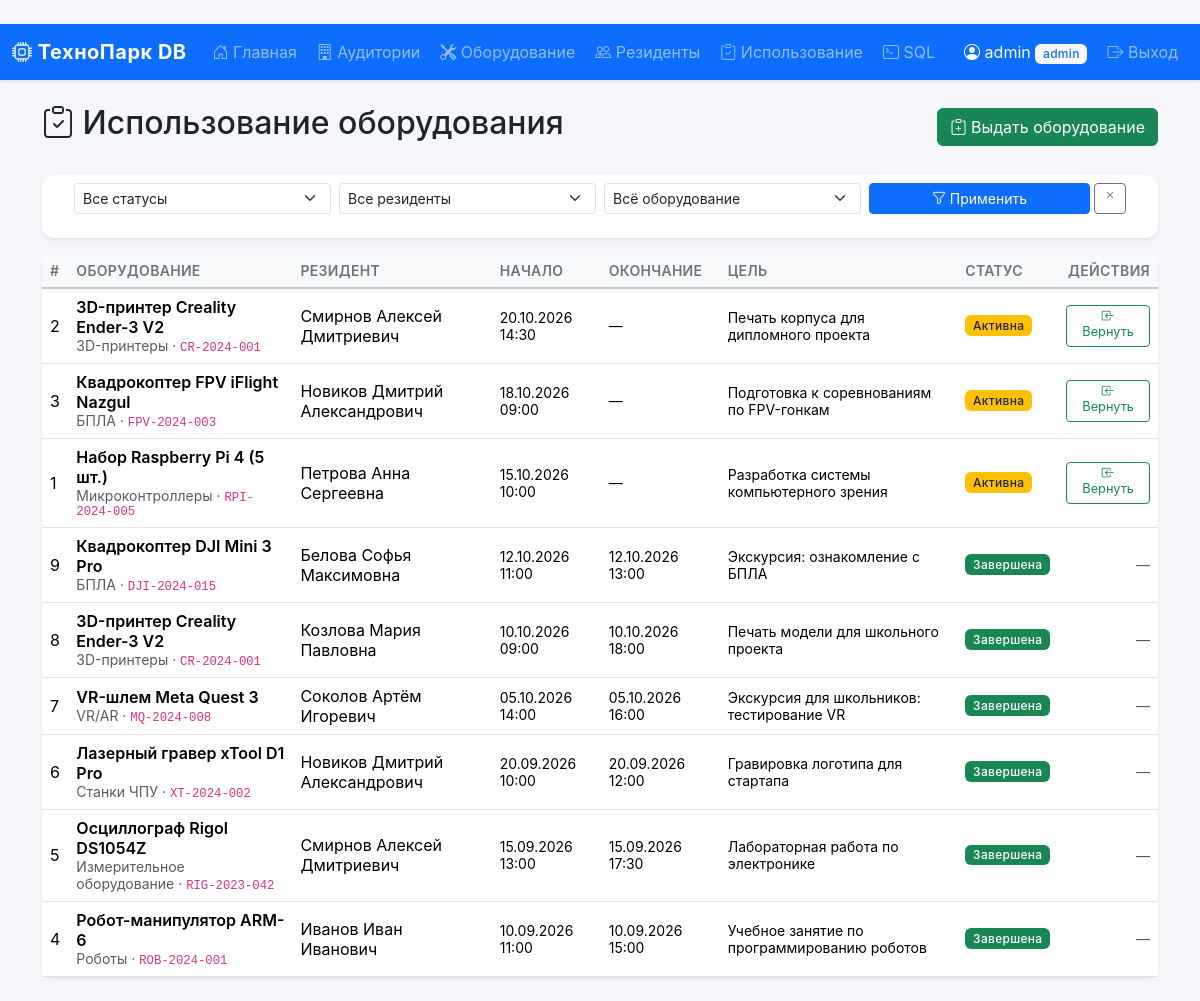
The app's page /usage/ (signed in) with its own data.
### tables this page shows
CREATE TABLE users (
    id INTEGER PRIMARY KEY AUTOINCREMENT,
    username VARCHAR(50) UNIQUE NOT NULL,
    password_hash VARCHAR(255) NOT NULL,
    role TEXT DEFAULT 'operator' CHECK(role IN ('admin', 'operator')),
    created_at DATETIME DEFAULT CURRENT_TIMESTAMP
);

CREATE TABLE equipment_usage (
    id INTEGER PRIMARY KEY AUTOINCREMENT,
    equipment_id INTEGER NOT NULL,
    resident_id INTEGER NOT NULL,
    start_datetime DATETIME NOT NULL,
    end_datetime DATETIME,
    purpose TEXT,
    status TEXT DEFAULT 'active' CHECK(status IN ('active', 'completed', 'cancelled')),
    issued_by INTEGER,    -- Кто выдал оборудование
    returned_by INTEGER,  -- Кто принял возврат
    FOREIGN KEY (equipment_id) REFERENCES equipment(id) ON DELETE CASCADE,
    FOREIGN KEY (resident_id) REFERENCES residents(id) ON DELETE CASCADE,
    FOREIGN KEY (issued_by) REFERENCES users(id) ON DELETE SET NULL,
    FOREIGN KEY (returned_by) REFERENCES users(id) ON DELETE SET NULL
);

CREATE TABLE equipment (
    id INTEGER PRIMARY KEY AUTOINCREMENT,
    name VARCHAR(150) NOT NULL,
    category VARCHAR(50),
    serial_number VARCHAR(100) UNIQUE,
    manufacturer VARCHAR(100),
    purchase_date DATE,
    purchase_price NUMERIC(10, 2),
    status TEXT DEFAULT 'available' CHECK(status IN ('available', 'in_use', 'maintenance', 'decommissioned')),
    room_id INTEGER,
    notes TEXT,
    created_at DATETIME DEFAULT CURRENT_TIMESTAMP,
    updated_at DATETIME DEFAULT CURRENT_TIMESTAMP,
    created_by INTEGER,   -- Кто добавил оборудование
    updated_by INTEGER,   -- Кто последний редактировал
    FOREIGN KEY (room_id) REFERENCES rooms(id) ON DELETE SET NULL,
    FOREIGN KEY (created_by) REFERENCES users(id) ON DELETE SET NULL,
    FOREIGN KEY (updated_by) REFERENCES users(id) ON DELETE SET NULL
);

CREATE TABLE residents (
    id INTEGER PRIMARY KEY AUTOINCREMENT,
    full_name VARCHAR(200) NOT NULL,
    email VARCHAR(100) UNIQUE,
    phone VARCHAR(20),
    organization VARCHAR(150),
    role TEXT DEFAULT 'student' CHECK(role IN ('student', 'researcher', 'engineer', 'manager')),
    registration_date DATE DEFAULT (DATE('now')),
    registered_by INTEGER,  -- Кто зарегистрировал резидента
    FOREIGN KEY (registered_by) REFERENCES users(id) ON DELETE SET NULL
);

### routes/usage.py (the view)
@usage_bp.route('/')
@login_required
def list_usage():
    status = request.args.get('status', '').strip()
    resident_id = request.args.get('resident_id', type=int)
    equipment_id = request.args.get('equipment_id', type=int)
    base_query = """
        SELECT eu.*, e.name AS equipment_name, e.serial_number, e.category,
               r.full_name AS resident_name
        FROM equipment_usage eu
        LEFT JOIN equipment e ON eu.equipment_id = e.id
        LEFT JOIN residents r ON eu.resident_id = r.id
        WHERE 1=1
    """
    params = []
    if status:
        base_query += " AND eu.status = ?"
        params.append(status)
    if resident_id:
        base_query += " AND eu.resident_id = ?"
        params.append(resident_id)
    if equipment_id:
        base_query += " AND eu.equipment_id = ?"
        params.append(equipment_id)
    base_query += " ORDER BY eu.start_datetime DESC"
    usage_list = execute_query(base_query, params)
    residents = execute_query("SELECT id, full_name FROM residents ORDER BY full_name")
    equipment = execute_query("SELECT id, name FROM equipment ORDER BY name")
    return render_template(
        'usage/list.html',
        usage_list=usage_list,
        residents=residents,
        equipment=equipment,
        filters={
            'status': status,
            'resident_id': resident_id,
            'equipment_id': equipment_id
        }
    )

### database/db.py (called while the page is built)
def get_db():
    if 'db' not in g:
        g.db = sqlite3.connect(current_app.config['DATABASE_PATH'])
        g.db.row_factory = sqlite3.Row
        g.db.execute("PRAGMA foreign_keys = ON")
    return g.db

def execute_query(query, params=None, fetch=True):
    db = get_db()
    cursor = db.execute(query, params or ())
    if fetch:
        return [dict(row) for row in cursor.fetchall()]
    return None

### templates/usage/list.html (shortened to what this page needs)
﻿{% extends "base.html" %}
{% block content %}
<div class="d-flex justify-content-between align-items-center mb-4">
    <h2><i class="bi bi-clipboard-check"></i> Использование оборудования</h2>
    <a href="{{ url_for('usage.issue_equipment') }}" class="btn btn-success">
        <i class="bi bi-clipboard-plus"></i> Выдать оборудование
    </a>
</div>
<div class="card border-0 shadow-sm mb-3">
    <div class="card-body py-2">
        <form method="GET" class="row g-2 align-items-center">
            <div class="col-md-3">
                <select name="status" class="form-select form-select-sm">
                    <option value="">Все статусы</option>
                </select>
            </div>
            <div class="col-md-3">
                <select name="resident_id" class="form-select form-select-sm">
                    <option value="">Все резиденты</option>
                </select>
            </div>
            <div class="col-md-3">
                <select name="equipment_id" class="form-select form-select-sm">
                    <option value="">Всё оборудование</option>
                </select>
            </div>
            <div class="col-md-3 d-flex gap-1">
                <button type="submit" class="btn btn-sm btn-primary flex-grow-1">
                    <i class="bi bi-funnel"></i> Применить
                </button>
                <a href="{{ url_for('usage.list_usage') }}" class="btn btn-sm btn-outline-secondary">
                    <i class="bi bi-x"></i>
                </a>
            </div>
        </form>
    </div>
</div>
<div class="card border-0 shadow-sm">
    <div class="table-responsive">
        <table class="table table-hover align-middle mb-0">
            <thead class="table-light">
                <tr>
                    <th>#</th>
                    <th>Оборудование</th>
                    <th>Резидент</th>
                    <th>Начало</th>
                    <th>Окончание</th>
                    <th>Цель</th>
                    <th>Статус</th>
                    <th class="text-end">Действия</th>
                </tr>
            </thead>
            <tbody>
                {% for u in usage_list %}
                <tr>
                    <td>{{ u.id }}</td>
                    <td>
                        <div class="fw-semibold">{{ u.equipment_name }}</div>
                        <small class="text-muted">{{ u.category }} · <code>{{ u.serial_number or '—' }}</code></small>
                    </td>
                    <td>{{ u.resident_name or '—' }}</td>
                    <td class="small">{{ u.start_datetime | format_dt('%d.%m.%Y %H:%M') }}</td>
                    <td class="small">{{ u.end_datetime | format_dt('%d.%m.%Y %H:%M') }}</td>
                    <td class="small">{{ u.purpose or '—' }}</td>
                    <td>
                        {% if u.status == 'active' %}
                            <span class="badge bg-warning text-dark">Активна</span>
                        {% elif u.status == 'completed' %}
                            <span class="badge bg-success">Завершена</span>
                        {% else %}
                            <span class="badge bg-secondary">Отменена</span>
                        {% endif %}
                    </td>
                    <td class="text-end">
                        {% if u.status == 'active' %}
                            <form method="POST" action="{{ url_for('usage.return_equipment', id=u.id) }}" class="d-inline return-form">
                                <button type="submit" class="btn btn-sm btn-outline-success" title="Вернуть">
                                    <i class="bi bi-box-arrow-in-left"></i> Вернуть
                                </button>
                            </form>
                        {% else %}
                            <span class="text-muted small">—</span>
                        {% endif %}
                    </td>
                </tr>
                {% else %}
                <tr>
                    <td colspan="8" class="text-center text-muted py-4">
                        <i class="bi bi-inbox fs-3"></i><br>Записей не найдено
                    </td>
                </tr>
                {% endfor %}
            </tbody>
        </table>
    </div>
</div>
{% endblock %}

### templates/base.html (shortened to what this page needs)
<!DOCTYPE html>
<html lang="ru">
<head>
    <link href="https://cdn.jsdelivr.net/npm/bootstrap@5.3.2/dist/css/bootstrap.min.css" rel="stylesheet">
    <link href="https://cdn.jsdelivr.net/npm/bootstrap-icons@1.11.1/font/bootstrap-icons.css" rel="stylesheet">
    <link href="{{ url_for('static', filename='css/style.css') }}" rel="stylesheet">
</head>
<body>
<nav class="navbar navbar-expand-lg navbar-dark bg-primary shadow-sm">
    <div class="container-fluid">
        <a class="navbar-brand fw-bold" href="{{ url_for('dashboard.index') }}">
            <i class="bi bi-cpu"></i> ТехноПарк DB
        </a>
        <div class="collapse navbar-collapse" id="mainNavbar">
            <ul class="navbar-nav me-auto">
                <li class="nav-item">
                    <a class="nav-link" href="{{ url_for('dashboard.index') }}">
                        <i class="bi bi-house-door"></i> Главная
                    </a>
                </li>
                <li class="nav-item">
                    <a class="nav-link" href="{{ url_for('laboratories.list_laboratories') }}">
                        <i class="bi bi-building"></i> Аудитории
                    </a>
                </li>
                <li class="nav-item">
                    <a class="nav-link" href="{{ url_for('equipment.list_equipment') }}">
                        <i class="bi bi-tools"></i> Оборудование
                    </a>
                </li>
                <li class="nav-item">
                    <a class="nav-link" href="{{ url_for('residents.list_residents') }}">
                        <i class="bi bi-people"></i> Резиденты
                    </a>
                </li>
                <li class="nav-item">
                    <a class="nav-link" href="{{ url_for('usage.list_usage') }}">
                        <i class="bi bi-clipboard-check"></i> Использование
                    </a>
                </li>
                <li class="nav-item">
                    <a class="nav-link" href="{{ url_for('sql_console.console') }}">
                        <i class="bi bi-terminal"></i> SQL
                    </a>
                </li>
            </ul>
            <ul class="navbar-nav">
                {% if current_user.is_authenticated %}
                    <li class="nav-item">
                        <span class="nav-link text-light">
                            <i class="bi bi-person-circle"></i>
                            {{ current_user.username }}
                            <span class="badge bg-light text-primary">{{ current_user.role }}</span>
                        </span>
                    </li>
                    <li class="nav-item">
                        <a class="nav-link" href="{{ url_for('auth.logout') }}">
                            <i class="bi bi-box-arrow-right"></i> Выход
                        </a>
                    </li>
                {% endif %}
            </ul>
        </div>
    </div>
</nav>
<main class="container py-4">
    {% block content %}{% endblock %}
</main>
</body>
</html>

### static/css/style.css (style rules this page uses)
body { background-color: #f5f7fa; font-family: -apple-system, BlinkMacSystemFont, "Segoe UI", Roboto, "Helvetica Neue", Arial, sans-serif; min-height: 100vh; display: flex; flex-direction: column; }
main.container { flex: 1; }
.navbar-brand { letter-spacing: 0.5px; }
.navbar .nav-link { transition: background-color 0.2s ease; border-radius: 0.375rem; margin: 0 2px; }
.card { border-radius: 0.75rem; transition: box-shadow 0.2s ease; }
.table thead th { font-weight: 600; font-size: 0.875rem; text-transform: uppercase; letter-spacing: 0.3px; color: #6c757d; border-bottom-width: 2px; }
.table tbody tr { transition: background-color 0.15s ease; }
.badge { font-weight: 500; letter-spacing: 0.3px; padding: 0.35em 0.65em; }
td .btn { padding: 0.25rem 0.5rem; font-size: 0.8rem; }
td form.d-inline { display: inline-block; }
.card.shadow-sm .card-body { padding: 2rem; }

### records on screen
users: username "admin", role "admin"
equipment_usage: id "2", equipment_name "3D-принтер Creality Ender-3 V2", category "3D-принтеры", serial_number "CR-2024-001", full_name "Смирнов Алексей Дмитриевич", start_datetime "20.10.2026 14:30", end_datetime "—", purpose "Печать корпуса для дипломного проекта", status "Активна"
equipment_usage: id "3", equipment_name "Квадрокоптер FPV iFlight Nazgul", category "БПЛА", serial_number "FPV-2024-003", full_name "Новиков Дмитрий Александрович", start_datetime "18.10.2026 09:00", end_datetime "—", purpose "Подготовка к соревнованиям по FPV-гонкам", status "Активна"
equipment_usage: id "1", equipment_name "Набор Raspberry Pi 4 (5 шт.)", category "Микроконтроллеры", serial_number "RPI-2024-005", full_name "Петрова Анна Сергеевна", start_datetime "15.10.2026 10:00", end_datetime "—", purpose "Разработка системы компьютерного зрения", status "Активна"
equipment_usage: id "9", equipment_name "Квадрокоптер DJI Mini 3 Pro", category "БПЛА", serial_number "DJI-2024-015", full_name "Белова Софья Максимовна", start_datetime "12.10.2026 11:00", end_datetime "12.10.2026 13:00", purpose "Экскурсия: ознакомление с БПЛА", status "Завершена"
equipment_usage: id "8", equipment_name "3D-принтер Creality Ender-3 V2", category "3D-принтеры", serial_number "CR-2024-001", full_name "Козлова Мария Павловна", start_datetime "10.10.2026 09:00", end_datetime "10.10.2026 18:00", purpose "Печать модели для школьного проекта", status "Завершена"
equipment_usage: id "7", equipment_name "VR-шлем Meta Quest 3", category "VR/AR", serial_number "MQ-2024-008", full_name "Соколов Артём Игоревич", start_datetime "05.10.2026 14:00", end_datetime "05.10.2026 16:00", purpose "Экскурсия для школьников: тестирование VR", status "Завершена"
equipment_usage: id "6", equipment_name "Лазерный гравер xTool D1 Pro", category "Станки ЧПУ", serial_number "XT-2024-002", full_name "Новиков Дмитрий Александрович", start_datetime "20.09.2026 10:00", end_datetime "20.09.2026 12:00", purpose "Гравировка логотипа для стартапа", status "Завершена"
equipment_usage: id "5", equipment_name "Осциллограф Rigol DS1054Z", category "Измерительное оборудование", serial_number "RIG-2023-042", full_name "Смирнов Алексей Дмитриевич", start_datetime "15.09.2026 13:00", end_datetime "15.09.2026 17:30", purpose "Лабораторная работа по электронике", status "Завершена"
equipment_usage: id "4", equipment_name "Робот-манипулятор ARM-6", category "Роботы", serial_number "ROB-2024-001", full_name "Иванов Иван Иванович", start_datetime "10.09.2026 11:00", end_datetime "10.09.2026 15:00", purpose "Учебное занятие по программированию роботов", status "Завершена"
